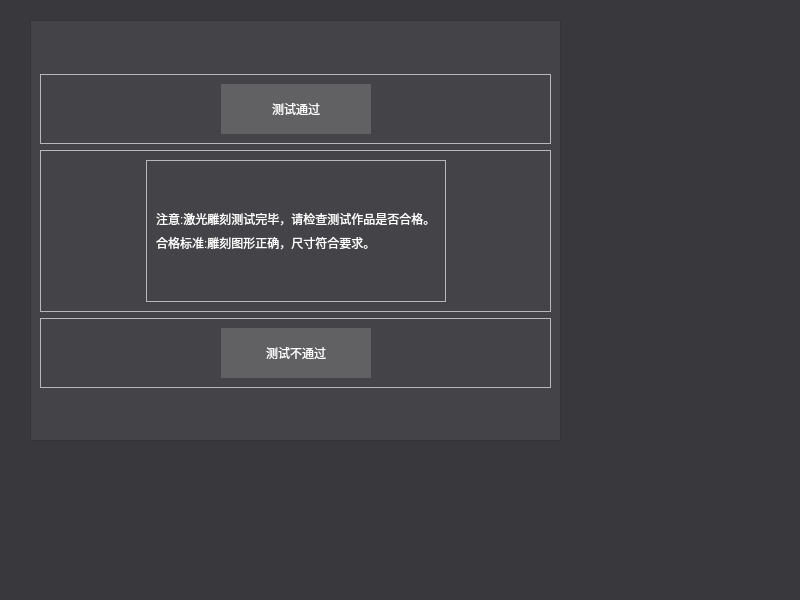
<?xml version="1.0" encoding="UTF-8"?>
<ui version="4.0">
 <class>AG_LastForm</class>
 <widget class="QWidget" name="AG_LastForm">
  <property name="geometry">
   <rect>
    <x>0</x>
    <y>0</y>
    <width>800</width>
    <height>600</height>
   </rect>
  </property>
  <property name="windowTitle">
   <string>Form</string>
  </property>
  <property name="styleSheet">
   <string notr="true">QWidget#AG_LastForm{
	background-color: rgb(57, 57, 61);
}
QLabel{
	
	color: rgb(255, 255, 255);
	font: 9pt &quot;微软雅黑&quot;;
}</string>
  </property>
  <widget class="QFrame" name="frameCheck">
   <property name="geometry">
    <rect>
     <x>30</x>
     <y>20</y>
     <width>531</width>
     <height>421</height>
    </rect>
   </property>
   <property name="styleSheet">
    <string notr="true">QFrame#frameCheck{
	
	background-color: rgb(68, 68, 72);
}
QPushButton{
	border:none;
	color: rgb(255, 255, 255);
	font: 9pt &quot;微软雅黑&quot;;
	background-color: rgb(97, 97, 100);
}
QPushButton:hover{
	border:none;
	color: rgb(255, 255, 255);
	font: 9pt &quot;微软雅黑&quot;;
	background-color: rgb(107, 106, 101);
}
QPushButton:pressed{
	border:none;
	color: rgb(255, 255, 255);
	font: 9pt &quot;微软雅黑&quot;;
	background-color: rgb(59, 58, 63);
}</string>
   </property>
   <property name="frameShape">
    <enum>QFrame::StyledPanel</enum>
   </property>
   <property name="frameShadow">
    <enum>QFrame::Raised</enum>
   </property>
   <layout class="QVBoxLayout" name="verticalLayout">
    <item>
     <spacer name="verticalSpacer_3">
      <property name="orientation">
       <enum>Qt::Vertical</enum>
      </property>
      <property name="sizeHint" stdset="0">
       <size>
        <width>20</width>
        <height>40</height>
       </size>
      </property>
     </spacer>
    </item>
    <item>
     <widget class="QFrame" name="frame_2">
      <property name="maximumSize">
       <size>
        <width>16777215</width>
        <height>70</height>
       </size>
      </property>
      <property name="frameShape">
       <enum>QFrame::StyledPanel</enum>
      </property>
      <property name="frameShadow">
       <enum>QFrame::Raised</enum>
      </property>
      <layout class="QHBoxLayout" name="horizontalLayout_2">
       <item>
        <spacer name="horizontalSpacer_3">
         <property name="orientation">
          <enum>Qt::Horizontal</enum>
         </property>
         <property name="sizeHint" stdset="0">
          <size>
           <width>247</width>
           <height>20</height>
          </size>
         </property>
        </spacer>
       </item>
       <item>
        <widget class="QPushButton" name="btnPass">
         <property name="minimumSize">
          <size>
           <width>150</width>
           <height>50</height>
          </size>
         </property>
         <property name="maximumSize">
          <size>
           <width>150</width>
           <height>50</height>
          </size>
         </property>
         <property name="text">
          <string>测试通过</string>
         </property>
        </widget>
       </item>
       <item>
        <spacer name="horizontalSpacer_4">
         <property name="orientation">
          <enum>Qt::Horizontal</enum>
         </property>
         <property name="sizeHint" stdset="0">
          <size>
           <width>246</width>
           <height>20</height>
          </size>
         </property>
        </spacer>
       </item>
      </layout>
     </widget>
    </item>
    <item>
     <widget class="QFrame" name="frame">
      <property name="frameShape">
       <enum>QFrame::StyledPanel</enum>
      </property>
      <property name="frameShadow">
       <enum>QFrame::Raised</enum>
      </property>
      <layout class="QHBoxLayout" name="horizontalLayout_3">
       <item>
        <spacer name="horizontalSpacer_5">
         <property name="orientation">
          <enum>Qt::Horizontal</enum>
         </property>
         <property name="sizeHint" stdset="0">
          <size>
           <width>111</width>
           <height>20</height>
          </size>
         </property>
        </spacer>
       </item>
       <item>
        <widget class="QFrame" name="frame_5">
         <property name="frameShape">
          <enum>QFrame::StyledPanel</enum>
         </property>
         <property name="frameShadow">
          <enum>QFrame::Raised</enum>
         </property>
         <layout class="QVBoxLayout" name="verticalLayout_2">
          <item>
           <spacer name="verticalSpacer">
            <property name="orientation">
             <enum>Qt::Vertical</enum>
            </property>
            <property name="sizeHint" stdset="0">
             <size>
              <width>20</width>
              <height>40</height>
             </size>
            </property>
           </spacer>
          </item>
          <item>
           <widget class="QLabel" name="labelT1">
            <property name="text">
             <string>注意:激光雕刻测试完毕，请检查测试作品是否合格。</string>
            </property>
           </widget>
          </item>
          <item>
           <widget class="QLabel" name="labelT2">
            <property name="text">
             <string>合格标准:雕刻图形正确，尺寸符合要求。</string>
            </property>
           </widget>
          </item>
          <item>
           <spacer name="verticalSpacer_2">
            <property name="orientation">
             <enum>Qt::Vertical</enum>
            </property>
            <property name="sizeHint" stdset="0">
             <size>
              <width>20</width>
              <height>40</height>
             </size>
            </property>
           </spacer>
          </item>
         </layout>
        </widget>
       </item>
       <item>
        <spacer name="horizontalSpacer_6">
         <property name="orientation">
          <enum>Qt::Horizontal</enum>
         </property>
         <property name="sizeHint" stdset="0">
          <size>
           <width>110</width>
           <height>20</height>
          </size>
         </property>
        </spacer>
       </item>
      </layout>
     </widget>
    </item>
    <item>
     <widget class="QFrame" name="frame_4">
      <property name="maximumSize">
       <size>
        <width>16777215</width>
        <height>70</height>
       </size>
      </property>
      <property name="frameShape">
       <enum>QFrame::StyledPanel</enum>
      </property>
      <property name="frameShadow">
       <enum>QFrame::Raised</enum>
      </property>
      <layout class="QHBoxLayout" name="horizontalLayout">
       <item>
        <spacer name="horizontalSpacer_2">
         <property name="orientation">
          <enum>Qt::Horizontal</enum>
         </property>
         <property name="sizeHint" stdset="0">
          <size>
           <width>247</width>
           <height>20</height>
          </size>
         </property>
        </spacer>
       </item>
       <item>
        <widget class="QPushButton" name="btnFailed">
         <property name="minimumSize">
          <size>
           <width>150</width>
           <height>50</height>
          </size>
         </property>
         <property name="maximumSize">
          <size>
           <width>150</width>
           <height>50</height>
          </size>
         </property>
         <property name="text">
          <string>测试不通过</string>
         </property>
        </widget>
       </item>
       <item>
        <spacer name="horizontalSpacer">
         <property name="orientation">
          <enum>Qt::Horizontal</enum>
         </property>
         <property name="sizeHint" stdset="0">
          <size>
           <width>246</width>
           <height>20</height>
          </size>
         </property>
        </spacer>
       </item>
      </layout>
     </widget>
    </item>
    <item>
     <spacer name="verticalSpacer_4">
      <property name="orientation">
       <enum>Qt::Vertical</enum>
      </property>
      <property name="sizeHint" stdset="0">
       <size>
        <width>20</width>
        <height>40</height>
       </size>
      </property>
     </spacer>
    </item>
   </layout>
  </widget>
 </widget>
 <resources/>
 <connections/>
</ui>
